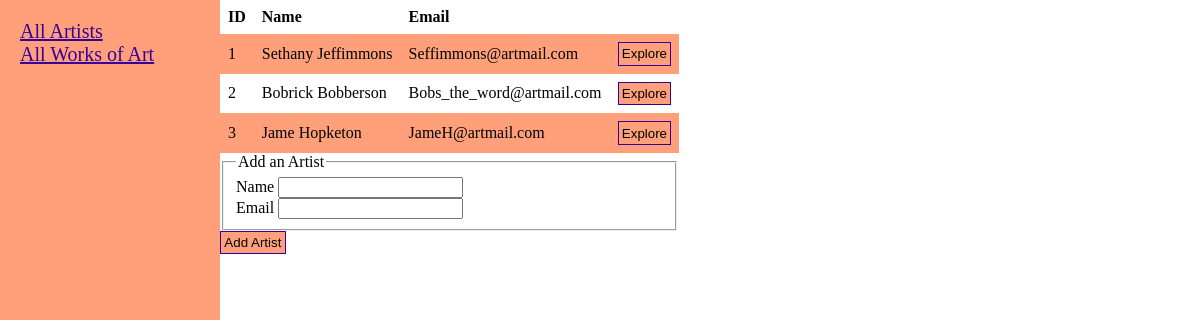
/addartist, run on the app's committed database.
### Models.py (models this page shows, shortened)
class Artist(Model):
    class Meta:
        database = db
        constraints = [SQL('UNIQUE(name COLLATE NOCASE)')]
    name = CharField()
    email_address = CharField()

### routes.py (the view, shortened to what this page needs)
@app.route('/artists', methods=['GET', 'POST'])
@app.route('/addartist', methods=['GET', 'POST'])
def addartist():
    form = ArtistInputForm()
    artists = artist.get_all_artists()
    return render_template('add_artist.html', title='AddArtist', form=form, artists=artists)

### get_info.py
class ArtistInputForm(FlaskForm):
    name = StringField('Name', validators=[DataRequired(), Length(max=50)])
    email_address = StringField('Email', validators=[DataRequired(), Email(),  Length(max=50)])
    submit=SubmitField('Add Artist')

### artist.py (called while the page is built)
def get_all_artists():
    query = Artist.select()
    return list(query)

### templates/add_artist.html (shortened to what this page needs)
{% extends "display_artists.html" %}
{% block add_artist %}
    <form method="POST" action="">
        <fieldset>
            <legend>Add an Artist</legend>
            <div>
                {{ form.name.label() }}
                {% if form.name.errors %}
                    {{form.name()}}
                    <div>
                        {% for error in form.name.errors %}
                            <span>{{error}}</span>
                        {% endfor %}
                    </div>
                {% else %}
                    {{ form.name() }}
                {% endif %}
            </div>
            <div>
                {{ form.email_address.label() }}
                {% if form.email_address.errors %}
                    {{form.email_address()}}
                    <div>
                        {% for error in form.email_address.errors %}
                            <span>{{error}}</span>
                        {% endfor %}
                    </div>
                {% else %}
                    {{ form.email_address() }}
                {% endif %}
            </div>
        </fieldset>
        <div>
            {{ form.submit(class_="btn") }}
        </div>
   </form>
{% endblock add_artist %}

### templates/display_artists.html
{% extends "layout.html" %}
{% block content %}
    <form method="POST" action="/show_artists_art">
        <table>
            <tr>
                <th>ID</th>
                <th>Name</th>
                <th>Email</th>
            </tr>
            {% for artist in artists %}
                <tr>
                    <td>{{artist.id}}</td>
                    <td>{{artist.name}}</td>
                    <td>{{artist.email_address}}</td>
                    <td> <button name="explore" value="{{artist.id}}"> Explore </button> </td>
                </tr>
            {% endfor %}
        </table>
    </form>
    {% block add_artist %}{% endblock add_artist %}
{% endblock content %}

### static/main.css (style rules this page uses)
body { margin: 0; }
table { border-collapse: collapse; width: 100%; }
th, td { text-align: left; padding: .5em; }
tr:nth-child(even) { background-color: lightsalmon; }
button, .btn { padding: .25em; transition-duration: 0.4s; background-color: lightsalmon; border: none; text-align: center; text-decoration: none; display: inline-block; border: 1px solid rgb(54, 0, 155); }

### data on the page
Artist: id "1", name "Sethany Jeffimmons", email_address "Seffimmons@artmail.com"
Artist: id "2", name "Bobrick Bobberson", email_address "Bobs_the_word@artmail.com"
Artist: id "3", name "Jame Hopketon", email_address "JameH@artmail.com"
